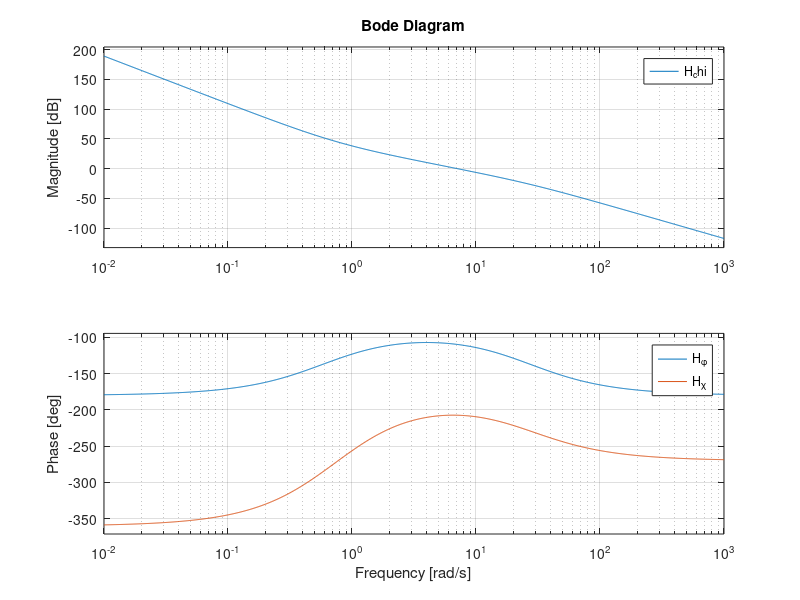
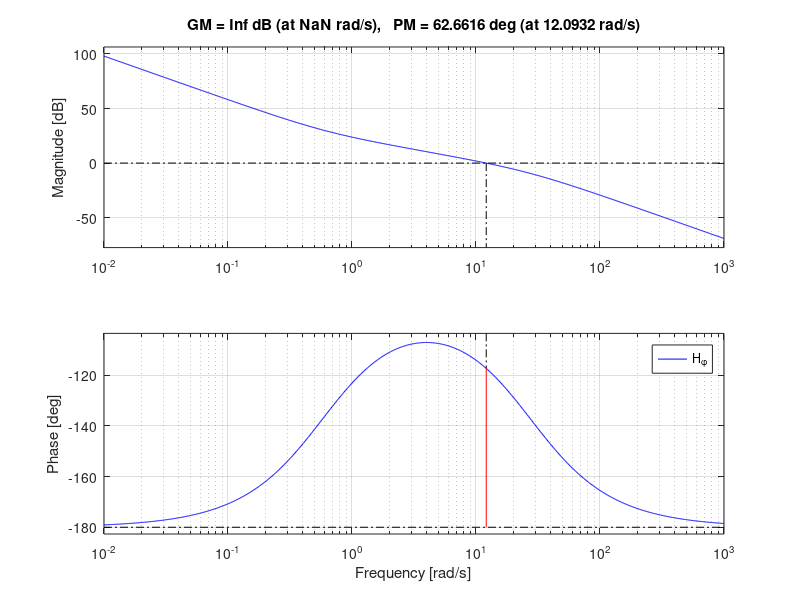
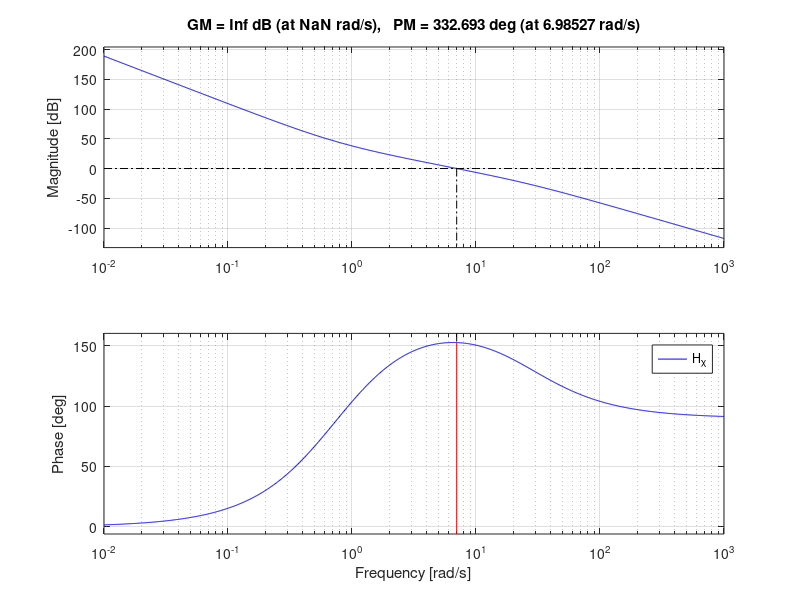
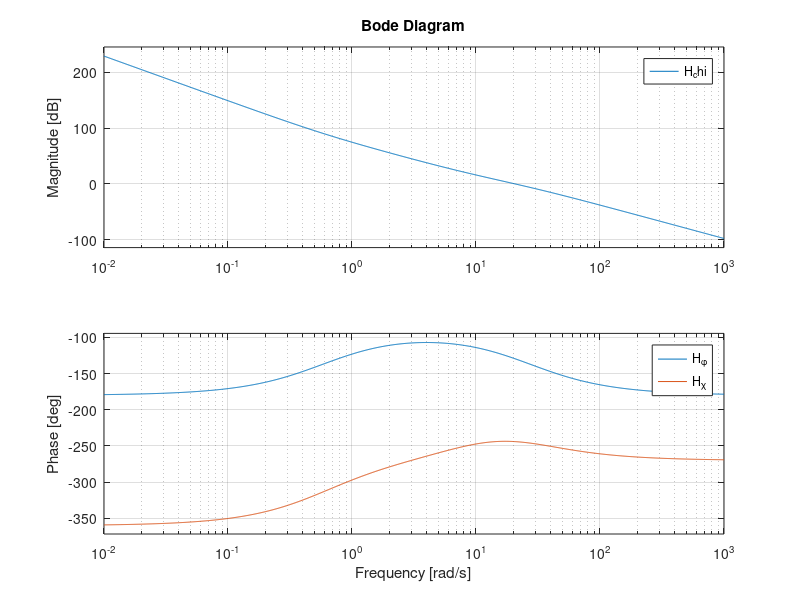

The MATLAB source for these figures, in order:
close all;
clear all;
clc;

% some constants
deg2rad = pi/180;   
rad2deg = 180/pi;
g = 9.81;

V_g = 637*3.6; % m/s
delta_a_max = 25*rad2deg;
e_phi_max = 15*rad2deg;
zeta_phi = 0.707;
a_phi_1 = 36.67; %2.87;
a_phi_2 = 211.35; %-0.65;

omega_n_phi = sqrt(abs(a_phi_2)*delta_a_max /e_phi_max);

k_p_phi = delta_a_max /e_phi_max;
k_d_phi = (2*zeta_phi*omega_n_phi - a_phi_1) / a_phi_2;
k_i_phi = 1; %temp
% find root lokus k_p_phi = 
%k_p_chi = 2*zeta_chi*omega_n_chi*V_g/g;
%k_i_chi = omega_n_chi^2*Vg/g;

A = [ -0.322 0.052 0.028 -1.12 0.002;
     0 0 1 -0.001 0;
     -10.6 0 -2.87 0.46 -0.65;
     6.87 0 -0.04 -0.32 -0.02;
     0 0 0 0 -10];
B = [ 0 0 0 0 10]';
C = [0 0 0 1 0;
     0 0 1 0 0;
     1 0 0 0 0 ;
     0 1 0 0 0];
D = [0 0 0 0]';

s = tf('s');
sys = ss(A,B,C,D);
Phi = inv(s*eye(5)-A);
trans = C*Phi*B + D;


plant = -0.65/(s - 2.)*(omega_n_phi)^2/(s^2 + 2*zeta_phi*omega_n_phi*s + omega_n_phi^2);

H_evCar = s*(s^2+(a_phi_1 + a_phi_2*k_d_phi)*s + a_phi_2*k_p_phi);

%controlSystemDesigner('rlocus',1/H_evCar);

W_chi = 10;
zeta_chi = 1;

omega_n_chi = 1/W_chi*omega_n_phi;

H_chi = (2*zeta_chi*omega_n_chi*s + omega_n_chi^2)/(s^2 + 2*zeta_chi*omega_n_chi*s + omega_n_chi^2);

%controlSystemDesigner('rlocus',H_chi);

k_p_chi = 2*zeta_chi*omega_n_chi*V_g/g;

k_i_chi = omega_n_chi^2*V_g/g;

%% Task 2d

H_phi = a_phi_2*(k_p_phi*s + k_i_phi)/(s^2*(s + a_phi_1 + a_phi_2*k_d_phi));

H_chi = g/V_g*(a_phi_2*(k_p_phi*s + k_i_phi)*(k_i_chi+k_p_chi*s))/(s^4*(s+a_phi_1 + a_phi_2*k_d_phi));

figNum = 1;
figure(figNum)
bode(H_phi); hold on; grid on;
bode(H_chi); legend('H_{\phi}','H_{\chi}');

figNum = figNum +1;
figure(figNum)
margin(H_phi);grid on; legend('H_{\phi}');

figNum = figNum +1;
figure(figNum)
margin(H_chi);grid on; legend('H_{\chi}');

% Changing the freq

omega_n_chi = omega_n_phi;

k_p_chi = 2*zeta_chi*omega_n_chi*V_g/g;

k_i_chi = omega_n_chi^2*V_g/g;

H_phi = a_phi_2*(k_p_phi*s + k_i_phi)/(s^2*(s + a_phi_1 + a_phi_2*k_d_phi));

H_chi = g/V_g*(a_phi_2*(k_p_phi*s + k_i_phi)*(k_i_chi+k_p_chi*s))/(s^4*(s+a_phi_1 + a_phi_2*k_d_phi));

figNum = figNum +1;
figure(figNum)
bode(H_phi); hold on; grid on;
bode(H_chi); legend('H_{\phi}','H_{\chi}');

figNum = figNum +1;
figure(figNum)
margin(H_phi);grid on; legend('H_{\phi}');

figNum = figNum +1;
figure(figNum)
margin(H_chi);grid on; legend('H_{\chi}');







